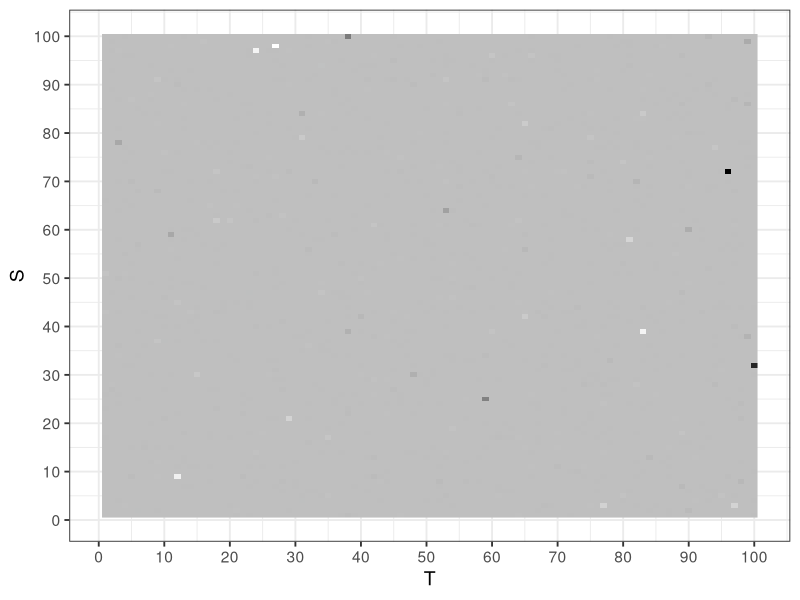
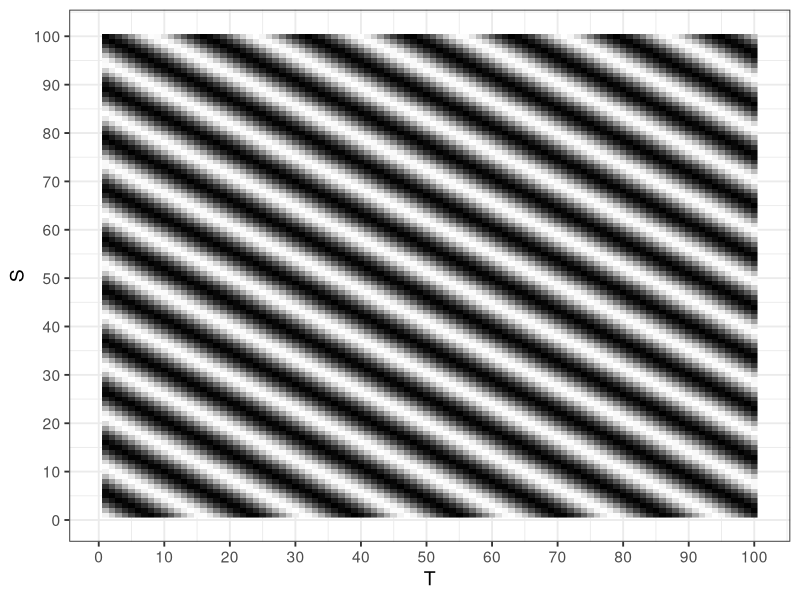
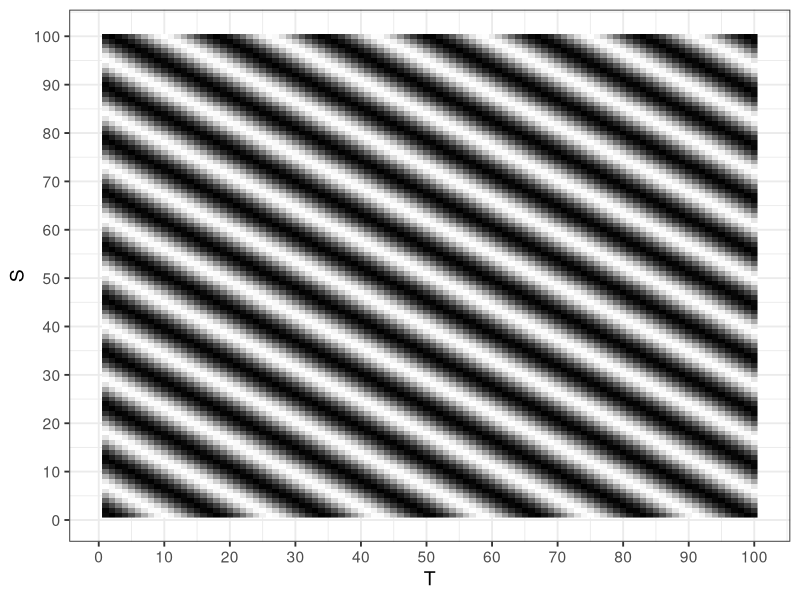
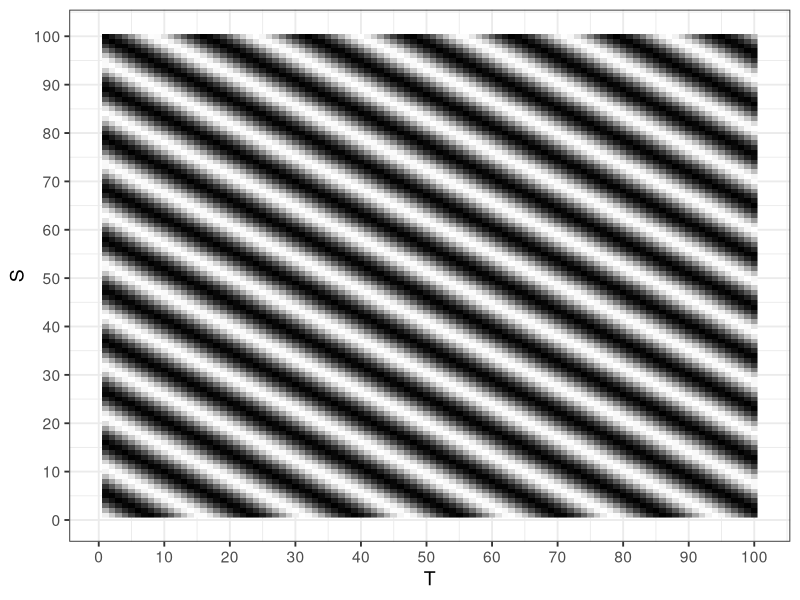

The R source for these figures, in order:
library(ggplot2)
library(ggpubr)

## data generation
generate_data = function(par, t, s, distr, sd = 0.1, df = 1){
  data = matrix(0, nrow = t, ncol = s)
  
  if(distr == "normal"){  
    for(i in 1:t){
      for(j in 1:s){
        data[i,j] = par[1] * cos(par[3] * i + par[4] * j) + par[2] * sin(par[3] * i + par[4] * j) + rnorm(1, sd = sd)
      }
    }
  }else if(distr == "t"){
    for(i in 1:t){
      for(j in 1:s){
        data[i,j] = par[1] * cos(par[3] * i + par[4] * j) + par[2] * sin(par[3] * i + par[4] * j) + rt(1, df = df)
      }
    }
  }else if(distr == "slash"){
    for(i in 1:t){
      for(j in 1:s){
        data[i,j] = par[1] * cos(par[3] * i + par[4] * j) + par[2] * sin(par[3] * i + par[4] * j) + (rnorm(1) / runif(1))
      }
    }
  }
  
  ## returning the generated data
  return(data)
}

## phi function (written a more general function to incorporate LAD as a special case of RQ estimation)
phi.fn = function(beta = 0.5, lambda){
  if(lambda >= 0)
    return(beta * lambda)
  else
    return((beta - 1) * lambda)
}

## objective function for LAD
obj.fn.lad = function(par, beta = 0.5, y, t, s){
  x = 0
  for (i in 1:t){
    for (j in 1:s){
      x = x + phi.fn(beta, y[i, j] - par[1] * cos(par[3] * i + par[4] * j) - par[2] * sin(par[3] * i + par[4] * j))
    }
  }
  ## returning the objective function 
  return(x / (t * s))
}

## objective function for LSE
obj.fn.ls = function(par, y, t, s){
  x = 0
  for (i in 1:t) {
    for (j in 1:s){
      x = x + (y[i, j] - par[1] * cos(par[3] * i + par[4] * j) - par[2] * sin(par[3] * i + par[4] * j))^2
    }
  }
  ## returning the LAD objective function 
  return(x)
}

## LAD Estimation 
LAD_est_2d = function(original, initial, t, s, distr, sd = 0.1, df = 1){
  ## declaring the variables to store the LAD and LS estimates 
  est.lad = rep(0, length(original))
  est.lse = rep(0, length(original))
  Y = generate_data(par = original, t = t, s = s, distr, sd, df)
  LAD = optim(initial, obj.fn.lad , y = Y, t = t, s = s, method = "Nelder-Mead")
  LS = optim(initial, obj.fn.ls , y = Y, t = t, s = s, method = "Nelder-Mead")
  est.lad= LAD$par
  est.lse= LS$par
  
  ## returning the LAD and LS estimates
  return(list("data" = Y, "lad" = est.lad, 'lse' = est.lse))
}

## Comaparison of LAD and LS Estimates
fit_t = LAD_est_2d(original = c(2.4, 1.4, 0.4, 0.6), initial = c(2.4, 1.4, 0.4, 0.6), t = 100, s = 100, distr = "slash")

## Average estimate for LAD
LADest = fit_t$lad
## Average estimate for LS
LSest = fit_t$lse

###############################################################################################
################################# Synthetic data analysis #####################################
###############################################################################################
t = 100; s = 100

## original data matrix
originalData = fit_t$data

## predicted data from LAD estimation
pred.LAD = matrix(0, nrow = t, ncol = s)
for(i in 1:t){
  for(j in 1:s){
    pred.LAD[i,j] = LADest[1] * cos(LADest[3] * i + LADest[4] * j) + LADest[2] * sin(LADest[3] * i + LADest[4] * j)
  }
}

## predicted data from LAD estimation
pred.LSE = matrix(0, nrow = t, ncol = s)
for(i in 1:t){
  for(j in 1:s){
    pred.LSE[i,j] = LSest[1] * cos(LSest[3] * i + LSest[4] * j) + LSest[2] * sin(LSest[3] * i + LSest[4] * j)
  }
}
## data without noise
data_withoutnoise = matrix(0, t, s)
for(i in 1:t){
  for(j in 1:s){
    data_withoutnoise[i, j] = 2.4 * cos(0.4 * i + 0.6 * j) + 1.4 * sin(0.4 * i + 0.6 * j) 
  }
}

df.data.withoutnoise = reshape2::melt(data_withoutnoise, varnames = c("T","S"),value.name = "value")
df.data.original = reshape2::melt(originalData, varnames = c("T","S"),value.name = "value")
df.data.LAD = reshape2::melt(pred.LAD, varnames = c("T","S"),value.name = "value")
df.data.LSE = reshape2::melt(pred.LSE, varnames = c("T","S"),value.name = "value")

#pdf(file= "plots.pdf", width = 10, height = 10)

### Plotting gray-scale image of original data
ggplot(df.data.original, aes_string(x = "T", y = "S", fill = "value")) +
  geom_raster() +
  scale_x_continuous(name = "T", breaks = seq(0, t, by = 10)) +
  scale_y_continuous(name = "S", breaks = seq(0, s, by = 10)) +
  scale_fill_continuous(high = "white", low = "black", guide = "none")+
  theme_bw(base_size = 14) #+ labs(title = "Original data")

### Plotting gray-scale image of predicted data from LAD estimation
ggplot(df.data.LAD, aes_string(x = "T", y = "S", fill = "value"))+
  geom_raster() +
  scale_x_continuous(name = "T", breaks = seq(0, t, by = 10)) +
  scale_y_continuous(name = "S", breaks = seq(0, s, by = 10)) +
  scale_fill_continuous(high = "white", low = "black", guide = "none")+
  theme_bw(base_size = 14) #+ labs(title = "Predicted data from LAD estimation")

### Plotting gray-scale image of predicted data from LSE estimation
ggplot(df.data.LSE, aes_string(x = "T", y = "S", fill = "value"))+
  geom_raster() +
  scale_x_continuous(name = "T", breaks = seq(0, t, by = 10)) +
  scale_y_continuous(name = "S", breaks = seq(0, s, by = 10)) +
  scale_fill_continuous(high = "white", low = "black", guide = "none")+
  theme_bw(base_size = 14) #+ labs(title = "Predicted data from LS estimation")

### Plotting gray-scale image of noiseless original data 
ggplot(df.data.withoutnoise, aes_string(x = "T", y = "S", fill = "value")) +
  geom_raster() +
  scale_x_continuous(name = "T", breaks = seq(0, t, by = 10)) +
  scale_y_continuous(name = "S", breaks = seq(0, s, by = 10)) +
  scale_fill_continuous(high = "white", low = "black", guide = "none")+
  theme_bw(base_size = 14) #+ labs(title = "Noiseless original data")

# #dev.off()
# figure = ggarrange(p, # First row with line plot
#   # Second row with box and dot plots
#   ggarrange(q, r, ncol = 2, labels = c("B", "C")), 
#   nrow = 2, 
#   labels = "A"       # Label of the line plot
# ) 
# 
# figure



